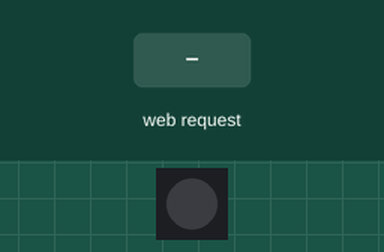
Bench run of a sketch on a simulated ESP32. Shown: 1 RGB LEDs in strip order, left to right. The inputs (shaded band) are chosen by the test bench. The strip is taken to match the declared colour order; what the sketch prints to the serial monitor is not drawn.

Above: at 3.2 s.
3.3 s: HTTP request GET /on received
At 3.8 s:
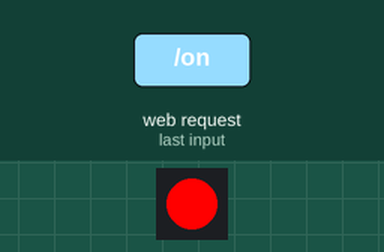
4.8 s: HTTP request GET /off received
At 6.1 s:
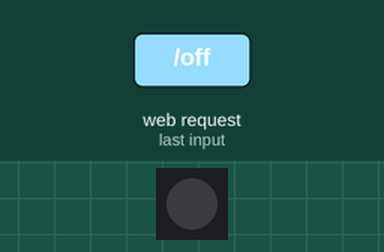
Timing chart, 0 to 7.8 s (numbered marks = the images above; inputs shaded):
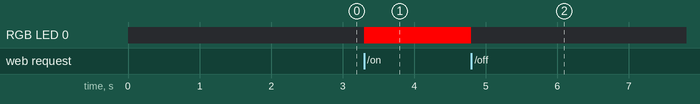

Measured:
- after the input at 3.3 s, RGB LED 0: off → RGB(255, 0, 0) at once
- after the input at 4.8 s, RGB LED 0: RGB(255, 0, 0) → off at once

The sketch:

1.3.ino
```cpp
#include <WiFi.h>
#include <AsyncTCP.h>
#include <ESPAsyncWebServer.h>
#include <Adafruit_NeoPixel.h>

#define NEOPIXEL_PIN 38
#define NUM_PIXELS 1

Adafruit_NeoPixel pixel(NUM_PIXELS, NEOPIXEL_PIN, NEO_RGB + NEO_KHZ800);

const char *ssid = "comcs26271200209";
const char *password = "12345678";

AsyncWebServer server(80);

void setup() {
    delay(2000);
    Serial.begin(9600);

    pixel.begin();
    pixel.clear();
    pixel.show();

    WiFi.softAP(ssid, password);

    Serial.print("AP IP address: ");
    Serial.println(WiFi.softAPIP());

    server.on("/", HTTP_GET, [](AsyncWebServerRequest *request) {
        request->send(200, "text/html",
                      "<a href=\"/on\">LED ON</a><br>"
                      "<a href=\"/off\">LED OFF</a>");
    });

    server.on("/on", HTTP_GET, [](AsyncWebServerRequest *request) {
        pixel.setPixelColor(0, pixel.Color(255, 0, 0));
        pixel.show();
        request->send(200, "text/plain", "LED ON");
    });

    server.on("/off", HTTP_GET, [](AsyncWebServerRequest *request) {
        pixel.clear();
        pixel.show();
        request->send(200, "text/plain", "LED OFF");
    });

    server.begin();
}

void	loop() {
}
```
